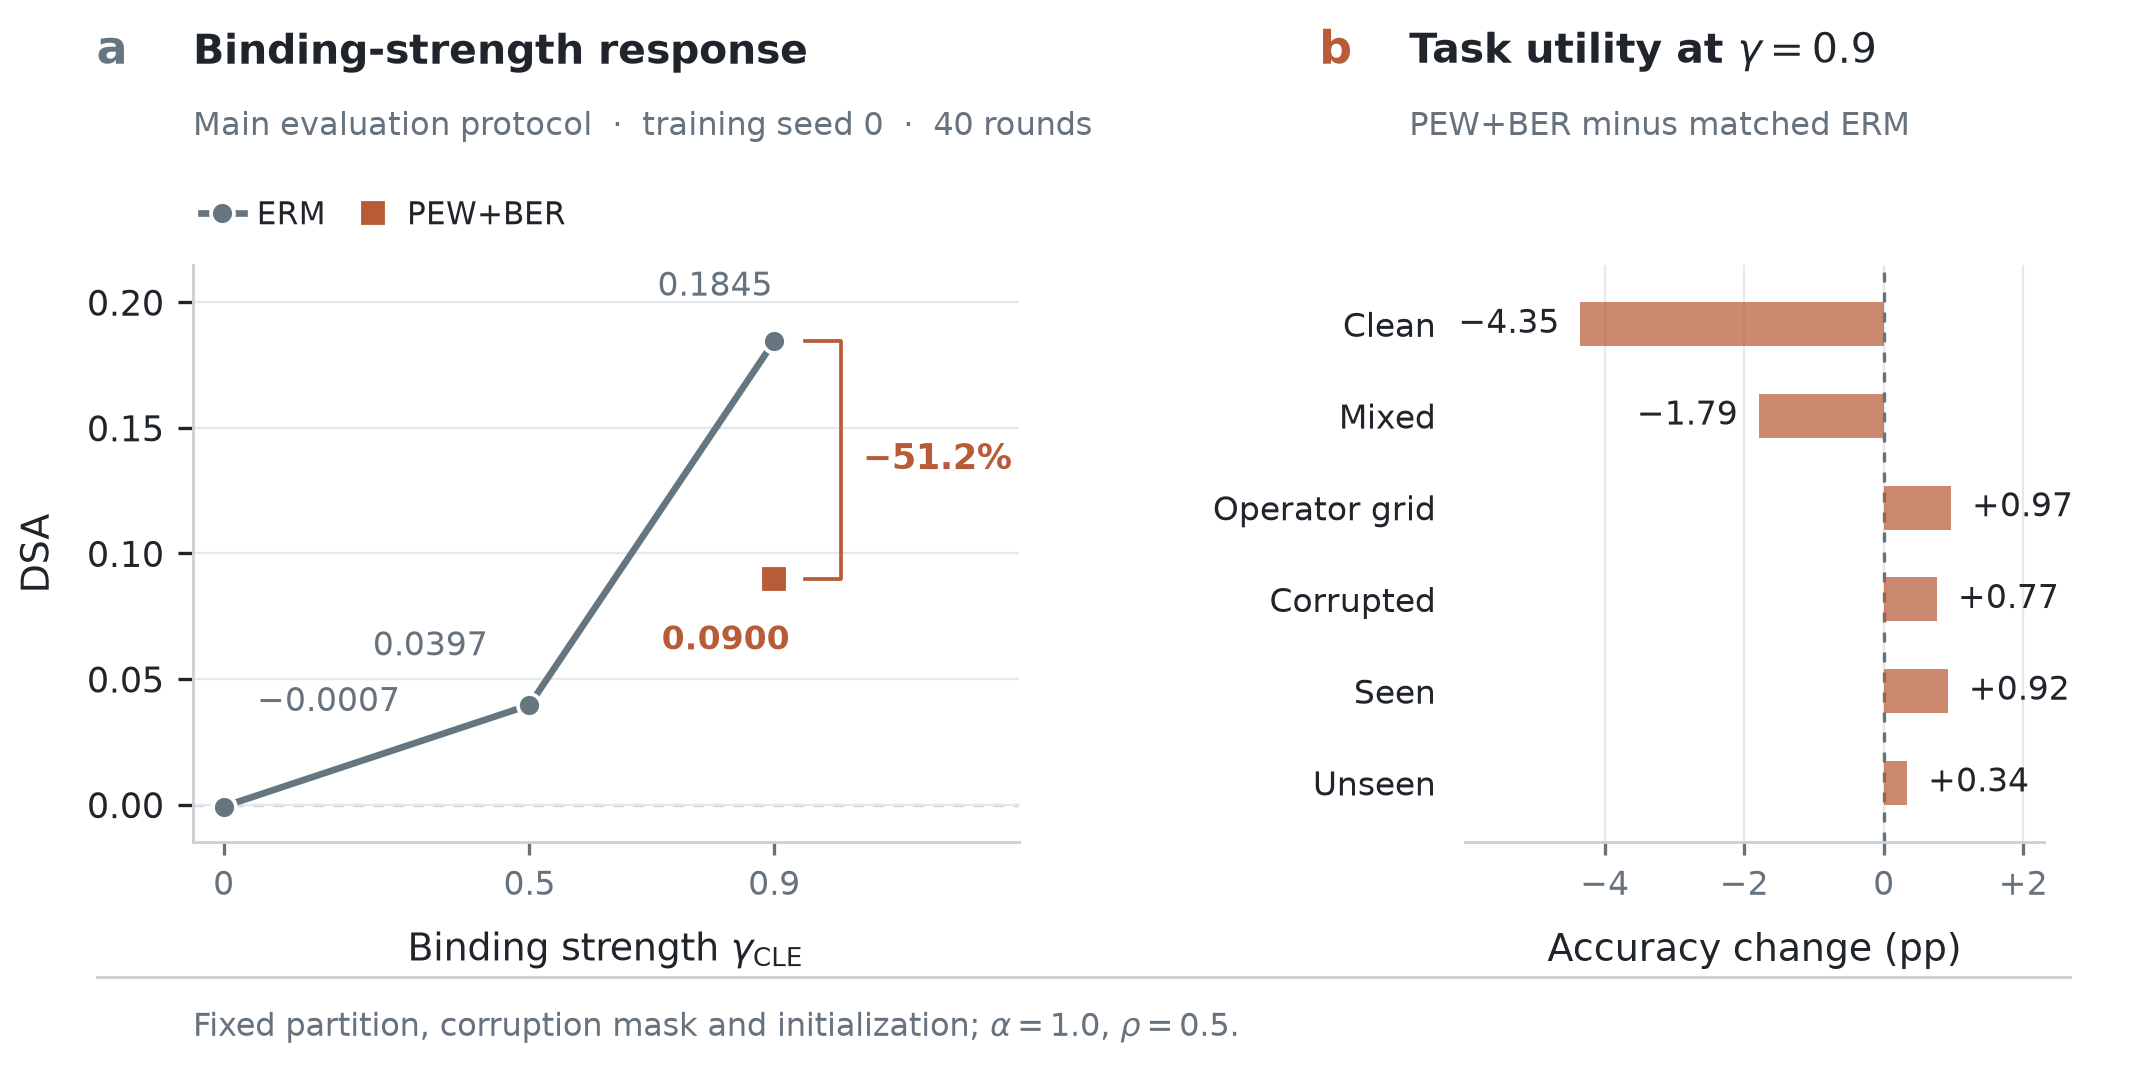

This figure's Python source:
"""Figure 5: controlled dose response and the observed task-utility cost.

Adapted from Vivid basic.line: retains ordered measured points, white marker
edges and series emphasis. Only ERM has a measured gamma curve. BER has one
measured gamma=.9 point. No synthetic error band or BER interpolation is drawn.
Right-panel bars are exact accuracy differences, computed from the same table.
Native 7.15 x 3.60 in; at 6.7-in inclusion 8--10pt text is 7.5--9.4pt.
"""
from __future__ import annotations

import csv
from pathlib import Path

import matplotlib.pyplot as plt
from matplotlib.lines import Line2D
from matplotlib.ticker import FuncFormatter
import numpy as np

from figure_common import REPO, INK, MUTED, RULE, RUST, arguments, export, output_stem, source_record, style

SOURCE = REPO / "deliverables/cle_v2_moderate_axis2_dose_formal_seed0_20261025/PAPER_TABLE.csv"
REPORT = REPO / "deliverables/cle_v2_moderate_axis2_dose_formal_seed0_20261025/RESULT_SUMMARY_ZH.md"
METRICS = [
    ("clean_accuracy", "Clean"), ("mixed_accuracy", "Mixed"),
    ("grid_accuracy", "Operator grid"), ("corrupted_balanced_accuracy", "Corrupted"),
    ("seen_accuracy", "Seen"), ("unseen_accuracy", "Unseen"),
]


def read_data(path: Path) -> list[dict]:
    with path.open(encoding="utf-8-sig", newline="") as handle:
        raw = list(csv.DictReader(handle))
    rows = []
    for item in raw:
        rows.append({key: value if key in {"setting", "method"} else float(value) for key, value in item.items()})
    expected = {("gamma00", "ERM"), ("gamma05", "ERM"), ("gamma09", "AsymHFL-ERM"), ("gamma09", "AsymHFL+PEW+BER")}
    if len(rows) != 4 or {(row["setting"], row["method"]) for row in rows} != expected:
        raise ValueError("Expected exactly three ERM doses and one matched BER arm")
    for row in rows:
        values = [value for value in row.values() if isinstance(value, float)]
        if not np.isfinite(values).all():
            raise ValueError("Nonfinite metric")
        for metric, _ in METRICS:
            if not 0 <= row[metric] <= 100:
                raise ValueError("Accuracy is not in percent units")
    return rows


def main() -> None:
    args = arguments(__doc__)
    stem = output_stem("fig_dose_response", args.revision)
    input_csv = args.data_csv if args.data_csv is not None else SOURCE
    rows = read_data(input_csv)
    by_setting = {row["setting"]: row for row in rows if row["method"] != "AsymHFL+PEW+BER"}
    control = by_setting["gamma09"]
    candidate = next(row for row in rows if row["method"] == "AsymHFL+PEW+BER")
    x = np.array([0.0, 0.5, 0.9])
    y = np.array([by_setting[key]["dsa"] for key in ["gamma00", "gamma05", "gamma09"]])
    if not (y[0] < y[1] < y[2]):
        raise ValueError("Frozen table no longer has the reported increasing dose response")
    dsa_reduction = float(control["dsa"] - candidate["dsa"])
    reduction_percent = 100 * dsa_reduction / control["dsa"]
    np.testing.assert_allclose(dsa_reduction, 0.0944899864, atol=2e-10, rtol=0)
    utility_changes = np.array([candidate[key] - control[key] for key, _ in METRICS])
    # Cross-check the rounded published deltas, without using them for plotting.
    np.testing.assert_allclose(utility_changes, [-4.350, -1.793, 0.967, 0.765, 0.920, 0.337], atol=0.000501, rtol=0)

    style()
    fig = plt.figure(figsize=(7.15, 3.60))
    ax = fig.add_axes([0.090, 0.220, 0.385, 0.535])
    right = fig.add_axes([0.683, 0.220, 0.270, 0.535])
    # The measured three-dose ERM sequence retains the source line + white-edge
    # markers. No layer implies a continuous empirical fit or a BER dose curve.
    ax.plot(x, y, "o-", color="#667681", linewidth=1.6, markersize=5.5,
            markeredgecolor="white", markeredgewidth=0.9, label="ERM", zorder=3)
    ax.plot([0.9], [candidate["dsa"]], "s", color=RUST, markersize=6.8,
            markeredgecolor="white", markeredgewidth=1.0, label="PEW+BER", zorder=4)
    for xx, yy, offset, alignment in zip(x, y, [(8, 21), (-10, 10), (-28, 9)], ["left", "right", "left"]):
        ax.annotate(f"{yy:.4f}".replace("-", "−"), (xx, yy), xytext=offset,
                    textcoords="offset points", ha=alignment, va="bottom", color=MUTED, fontsize=8)
    ax.annotate(f"{candidate['dsa']:.4f}", (0.9, candidate["dsa"]), xytext=(-27, -17),
                textcoords="offset points", color=RUST, fontsize=8, weight="bold")
    # A bracket reports the actual matched intervention at gamma=.9.
    top, bottom = control["dsa"], candidate["dsa"]
    ax.plot([0.95, 1.01, 1.01, 0.95], [top, top, bottom, bottom], color=RUST, lw=0.9)
    ax.text(1.045, (top + bottom) / 2, f"−{reduction_percent:.1f}%", color=RUST,
            fontsize=8.5, weight="bold", ha="left", va="center")
    ax.axhline(0, color=RULE, lw=0.8, linestyle=(0, (3, 3)), zorder=0)
    ax.set_xlim(-0.05, 1.30)
    ax.set_ylim(-0.015, 0.215)
    ax.set_xticks([0, 0.5, 0.9], ["0", "0.5", "0.9"])
    ax.set_yticks([0, 0.05, 0.10, 0.15, 0.20])
    ax.set_xlabel(r"Binding strength $\gamma_{\rm CLE}$", labelpad=7)
    ax.set_ylabel("DSA", labelpad=7)
    ax.grid(axis="y", lw=0.55, color="#E5E9EC")
    ax.set_axisbelow(True)

    # Show all six frozen utility endpoints, including clean/mixed degradation.
    ypos = np.arange(len(METRICS))[::-1]
    right.barh(ypos, utility_changes, height=0.48, color=RUST, alpha=0.72, edgecolor="none", zorder=2)
    right.axvline(0, color=MUTED, lw=0.8, linestyle=(0, (3, 3)), zorder=1)
    for yy, value in zip(ypos, utility_changes):
        right.annotate(f"{value:+.2f}".replace("-", "−"), (value, yy),
                       xytext=(5 if value >= 0 else -5, 0), textcoords="offset points",
                       ha="left" if value >= 0 else "right", va="center", color=INK, fontsize=8)
    right.set_yticks(ypos, [label for _, label in METRICS])
    right.tick_params(axis="y", length=0, pad=7, labelsize=8)
    right.set_ylim(-0.65, 5.65)
    right.set_xlim(-6.0, 2.3)
    right.set_xticks([-4, -2, 0, 2])
    right.xaxis.set_major_formatter(FuncFormatter(lambda value, _: "0" if value == 0 else f"{value:+.0f}".replace("-", "−")))
    right.set_xlabel("Accuracy change (pp)", labelpad=7)
    right.grid(axis="x", lw=0.55, color="#E5E9EC")
    right.set_axisbelow(True)
    for axis in (ax, right):
        axis.spines[["top", "right"]].set_visible(False)
        axis.tick_params(axis="x", labelsize=8, length=3)
    right.spines["left"].set_visible(False)

    fig.text(0.045, 0.941, "a", fontsize=11, weight="bold", color="#667681")
    fig.text(0.090, 0.941, "Binding-strength response", fontsize=9.8, weight="bold")
    fig.text(0.615, 0.941, "b", fontsize=11, weight="bold", color=RUST)
    fig.text(0.657, 0.941, r"Task utility at $\gamma=0.9$", fontsize=9.8, weight="bold")
    fig.text(0.090, 0.875, "Main evaluation protocol  ·  training seed 0  ·  40 rounds", color=MUTED, fontsize=7.7)
    fig.text(0.657, 0.875, "PEW+BER minus matched ERM", color=MUTED, fontsize=7.7)
    ax.legend(loc="upper left", bbox_to_anchor=(-0.025, 1.16), ncol=2, frameon=False,
              columnspacing=0.8, handlelength=1.4, handletextpad=0.4, fontsize=7.5)
    fig.add_artist(Line2D([0.045, 0.965], [0.095, 0.095], transform=fig.transFigure, color=RULE, lw=0.7))
    fig.text(0.090, 0.040, r"Fixed partition, corruption mask and initialization; $\alpha=1.0$, $\rho=0.5$.",
             fontsize=7.6, color=MUTED)
    export(fig, stem, rows, {
        "title": "Main evaluation dose response and task-utility trade-off",
        "sources": [source_record(input_csv), source_record(REPORT)],
        "recipe": "basic.line", "training_seed": 0,
        "units": {"left_y": "DSA probability scale", "right_x": "candidate minus control accuracy, percentage points"},
        "uncertainty": "No multi-training-seed intervals. No synthetic band or per-dose source CI.",
        "dsa_reduction": dsa_reduction, "relative_dsa_reduction_percent": reduction_percent,
        "utility_changes_pp": {key: float(value) for (key, _), value in zip(METRICS, utility_changes)},
        "protocol": "main evaluation protocol; alpha=1; rho=.5; fixed map2/partition seed0/training seed0; 40x64 local batches",
        "scope": "Measured dose points only; BER measured only at gamma .9; no monotonicity theorem or utility-preserving claim",
        "size_inches": [7.15, 3.60],
    }, Path(__file__))
    plt.close(fig)


if __name__ == "__main__":
    main()
